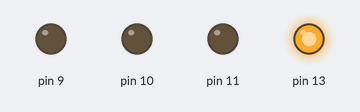
Bench run of a sketch on a simulated Arduino Uno, built with avr-gcc and run on an emulated ATmega328P. Parts: output pins drawn as LEDs (lit = HIGH).

Above: at 2.5 s.
At 7.5 s:
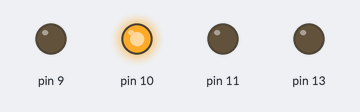
At 14.2 s:
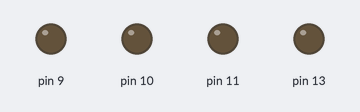
Timing chart, 0 to 19.5 s (numbered marks = the images above):
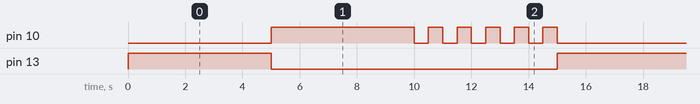

The sketch:

2021_0619_LED2.ino
```cpp
void setup() {
  pinMode(9,OUTPUT);
  pinMode(10,OUTPUT);
  pinMode(11,OUTPUT);
  pinMode(13,OUTPUT);
}

void loop() {
  digitalWrite(13,HIGH);
  delay(5000);
  digitalWrite(13,LOW);
  digitalWrite(10,HIGH);
  delay(5000);
  digitalWrite(10,LOW);
  delay(500);
  digitalWrite(10,HIGH);
  delay(500);
  digitalWrite(10,LOW);
  delay(500);
  digitalWrite(10,HIGH);
  delay(500);
  digitalWrite(10,LOW);
  delay(500);
  digitalWrite(10,HIGH);
  delay(500);
  digitalWrite(10,LOW);
  delay(500);
  digitalWrite(10,HIGH);
  delay(500);
  digitalWrite(10,LOW);
  delay(500);
  digitalWrite(10,HIGH);
  delay(500);
  digitalWrite(10,LOW);


}
```

Measured:
- by itself, pin 10: repeats every 15.0 s: 5 × (LOW 0.50 s, HIGH 0.50 s), LOW 5.0 s, HIGH 5.0 s
- by itself, pin 13: alternates HIGH for 5.0 s and LOW for 10.0 s
- by itself, everything shown: repeats every 15.0 s, in 13 steps
